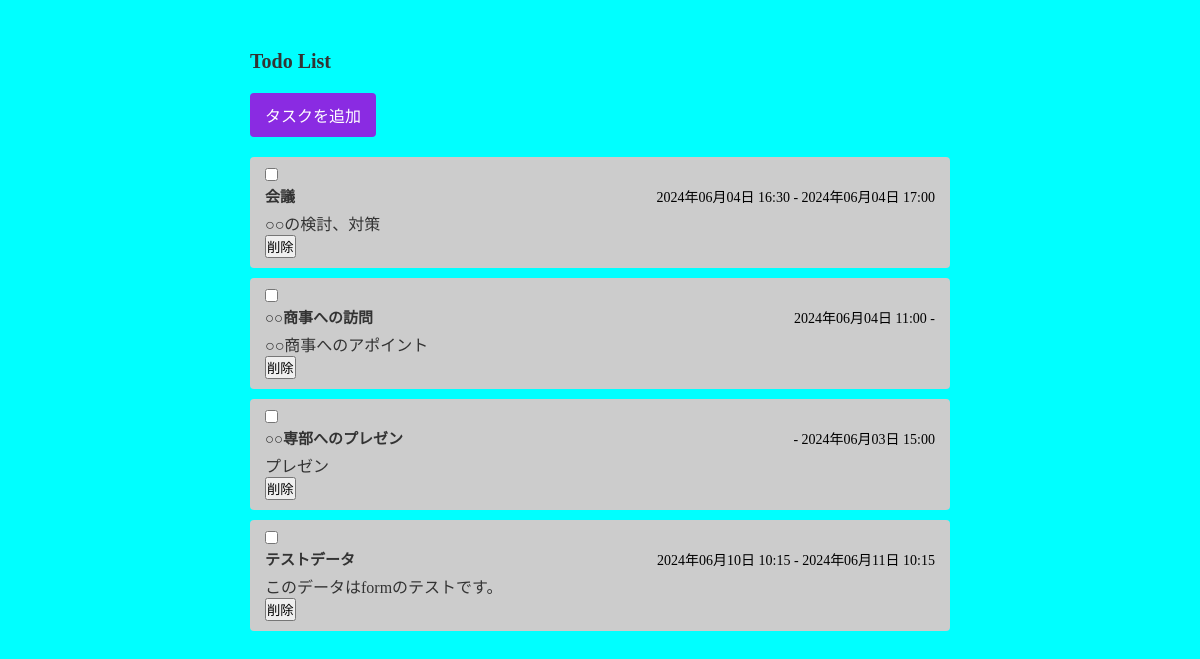
The page / on the database its author committed.
### mytodo/models.py (models this page shows, shortened)
class Task(models.Model):
    class Meta:
        db_table = "tasks"
    title = models.CharField(verbose_name="タスク名", max_length=255)
    description = models.TextField(verbose_name="詳細", null=True, blank=True)
    complete = models.IntegerField(verbose_name="完了フラグ",default=0)
    start_date = models.DateTimeField(verbose_name="開始日", null=True,blank=True)
    end_date = models.DateTimeField(verbose_name="終了日", null=True,blank=True)

### mytodo/views.py (the view)
class IndexView(View):
    def get(self, request):
        todo_list = Task.objects.all()
        context = {
            "todo_list":todo_list
        }
        return render(request, "mytodo/index.html",context)

### templates/mytodo/index.html (shortened to what this page needs)
{% extends "base.html" %}
{% block contents %}
<div class="index">
    <h1>Todo List</h1>
    <a href="{% url 'add' %}">タスクを追加</a>
    <ul>
        {% for task in todo_list %}
        <li class="{% if task.complete %} complete {% endif %}">
            <form action="{% url 'update_task_complete' %}" method='post'>
                <input type="checkbox" onchange="this.form.submit()" {% if task.complete %} checked {% endif %}>
                <div class="task-header">
                    <span class="task-title">{{ task.title }}</span>
                    <span class="task-date">{{ task.start_date|date:"Y年m月d日 H:i"}} - {{ task.end_date|date:"Y年m月d日 H:i"}}</span>
                </div>
                <span class="task-description">{{ task.description }}</span>
            </form>
            <form method="post" action="{% url 'task_delete' task.id  %}" style="display:inline;">
                <button type="submit" class="btn btn-danger" onclick="return confirm('本当に削除してもよろしいですか？')">削除</button>
            </form>
        </li>
        {% endfor %}
    </ul>
</div>
{% endblock %}

### templates/base.html (shortened to what this page needs)
{% load static %}
<!DOCTYPE html>
<html lang="en">
<head>
    <link rel="stylesheet" href="{% static 'css/style.css' %}">
</head>
<body>
     <div class="container">
    {% block contents %}
    {% endblock %}
     </div>
</body>
</html>

### static/css/style.css (style rules this page uses)
* { margin: 0; padding: 0; }
.container { padding: 50px 250px; height: 100vh; background-color: aqua; color: #333; }
h1 { font-size: 20px; margin-bottom: 20px; }
.index a { display: inline-block; margin-bottom: 20px; padding: 10px 15px; background-color: blueviolet; color: white; text-decoration: none; border-radius: 4px; }
.index ul { list-style-type: none; }
.index li { background-color: #ccc; margin-bottom: 10px; padding: 10px 15px; border-radius: 4px; box-shadow: 0 0 10 rgba(0, 0, 0, 0,1); }
.task-header { display: flex; justify-content: space-between; align-items: center; margin-bottom: 5px; }
.task-title { font-weight: bold; font-size: 15px; }
.task-date { font-size: 14px; color: black; }
.task-description { font-size: 16px; }

### rows shown on the page
Task: title "会議", start_date "2024年06月04日 16:30", end_date "2024年06月04日 17:00", description "○○の検討、対策"
Task: title "○○商事への訪問", start_date "2024年06月04日 11:00", description "○○商事へのアポイント"
Task: title "○○専部へのプレゼン", end_date "2024年06月03日 15:00", description "プレゼン"
Task: title "テストデータ", start_date "2024年06月10日 10:15", end_date "2024年06月11日 10:15", description "このデータはformのテストです。"
